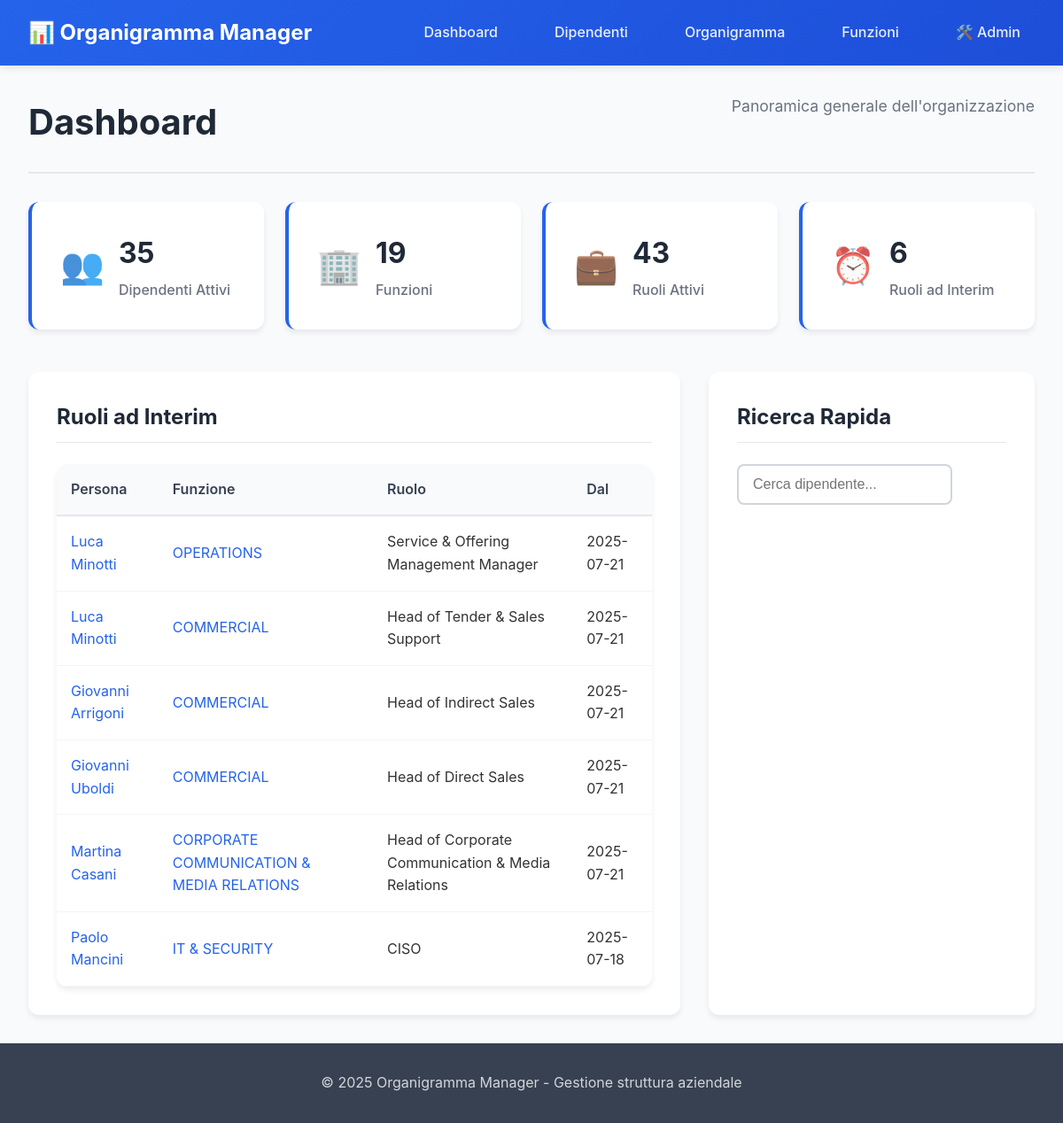
The page / on the database its author committed.
### tables this page shows
CREATE TABLE roles (
    id INTEGER PRIMARY KEY AUTOINCREMENT,
    person_name TEXT NOT NULL REFERENCES persons(name) ON DELETE CASCADE,
    function_name TEXT NOT NULL REFERENCES functions(name) ON DELETE CASCADE,
    organizational_unit TEXT,
    job_title_name TEXT REFERENCES job_titles(name),
    percentage REAL DEFAULT 1.0 CHECK (percentage > 0 AND percentage <= 1),
    ad_interim BOOLEAN DEFAULT FALSE,
    reports_to TEXT REFERENCES persons(name),
    start_date DATE DEFAULT CURRENT_DATE,
    end_date DATE,
    flags TEXT(25),
    created_at DATETIME DEFAULT CURRENT_TIMESTAMP,
    updated_at DATETIME DEFAULT CURRENT_TIMESTAMP,
    CONSTRAINT valid_dates CHECK (end_date IS NULL OR end_date >= start_date)
);

### src/ui/app.py (the view)
@app.get("/", response_class=HTMLResponse)
async def dashboard(request: Request):
    try:
        data = service.get_dashboard_data()
        return templates.TemplateResponse("dashboard.html", {
            "request": request,
            "title": "Dashboard",
            **data
        })
    except Exception as e:
        logger.error(f"Errore dashboard: {e}")
        raise HTTPException(500, "Errore interno del server")

### src/web/templates/dashboard.html (shortened to what this page needs)
{% extends "base.html" %}
{% block content %}
<div class="page-header">
    <h1>Dashboard</h1>
    <p class="page-subtitle">Panoramica generale dell'organizzazione</p>
</div>
<div class="stats-grid">
    <div class="stat-card">
        <div class="stat-icon">👥</div>
        <div class="stat-content">
            <h3>{{ stats.total_persons }}</h3>
            <p>Dipendenti Attivi</p>
        </div>
    </div>
    <div class="stat-card">
        <div class="stat-icon">🏢</div>
        <div class="stat-content">
            <h3>{{ stats.total_functions }}</h3>
            <p>Funzioni</p>
        </div>
    </div>
    <div class="stat-card">
        <div class="stat-icon">💼</div>
        <div class="stat-content">
            <h3>{{ stats.total_roles }}</h3>
            <p>Ruoli Attivi</p>
        </div>
    </div>
    <div class="stat-card">
        <div class="stat-icon">⏰</div>
        <div class="stat-content">
            <h3>{{ stats.interim_roles }}</h3>
            <p>Ruoli ad Interim</p>
        </div>
    </div>
</div>
<div class="dashboard-sections">
    <div class="dashboard-section">
        <h2>Ruoli ad Interim</h2>
        {% if interim_roles %}
        <div class="table-container">
            <table class="data-table">
                <thead>
                    <tr>
                        <th>Persona</th>
                        <th>Funzione</th>
                        <th>Ruolo</th>
                        <th>Dal</th>
                    </tr>
                </thead>
                <tbody>
                    {% for role in interim_roles %}
                    <tr>
                        <td><a href="/employee/{{ role.person_name }}">{{ role.person_name }}</a></td>
                        <td><a href="/function/{{ role.function_name }}">{{ role.function_name }}</a></td>
                        <td>{{ role.job_title_name or 'N/A' }}</td>
                        <td>{{ role.start_date or 'N/A' }}</td>
                    </tr>
                    {% endfor %}
                </tbody>
            </table>
        </div>
        {% else %}
        <p class="no-data">Nessun ruolo ad interim attivo</p>
        {% endif %}
    </div>
    <div class="dashboard-section">
        <h2>Ricerca Rapida</h2>
        <div class="search-container">
            <input type="text" id="quick-search" placeholder="Cerca dipendente..." class="search-input">
        </div>
    </div>
</div>
{% endblock %}

### src/web/static/style.css (style rules this page uses)
* { margin: 0; padding: 0; box-sizing: border-box; }
body { font-family: -apple-system, BlinkMacSystemFont, 'Segoe UI', Roboto, Oxygen, Ubuntu, Cantarell, sans-serif; line-height: 1.6; color: #333; background-color: #f8fafc; }
a { color: #2563eb; text-decoration: none; }
.page-header { margin-bottom: 2rem; border-bottom: 2px solid #e5e7eb; padding-bottom: 1rem; }
.page-header h1 { font-size: 2.5rem; font-weight: 700; color: #1f2937; margin-bottom: 0.5rem; }
.page-subtitle { font-size: 1.1rem; color: #6b7280; }
.stats-grid { display: grid; grid-template-columns: repeat(auto-fit, minmax(250px, 1fr)); gap: 1.5rem; margin-bottom: 3rem; }
.stat-card { background: white; padding: 2rem; border-radius: 12px; box-shadow: 0 4px 6px rgba(0, 0, 0, 0.07); display: flex; align-items: center; gap: 1rem; border-left: 4px solid #2563eb; transition: transform 0.2s, box-shadow 0.2s; }
.stat-icon { font-size: 2.5rem; opacity: 0.8; }
.stat-content h3 { font-size: 2rem; font-weight: 700; color: #1f2937; margin-bottom: 0.25rem; }
.stat-content p { color: #6b7280; font-weight: 500; }
.dashboard-sections { display: grid; grid-template-columns: 2fr 1fr; gap: 2rem; }
.dashboard-section { background: white; padding: 2rem; border-radius: 12px; box-shadow: 0 4px 6px rgba(0, 0, 0, 0.07); }
.dashboard-section h2 { color: #1f2937; margin-bottom: 1.5rem; padding-bottom: 0.5rem; border-bottom: 1px solid #e5e7eb; }
.search-section, .search-container { margin-bottom: 2rem; }
.search-input { flex: 1; padding: 0.75rem 1rem; border: 2px solid #d1d5db; border-radius: 8px; font-size: 1rem; transition: border-color 0.2s, box-shadow 0.2s; }
.table-container { background: white; border-radius: 12px; overflow: hidden; box-shadow: 0 4px 6px rgba(0, 0, 0, 0.07); }
.data-table { width: 100%; border-collapse: collapse; }
.data-table th { background: #f8fafc; color: #374151; font-weight: 600; padding: 1rem; text-align: left; border-bottom: 2px solid #e5e7eb; }
.data-table td { padding: 1rem; border-bottom: 1px solid #f3f4f6; }
.stat-card, .dashboard-section, .profile-section, .role-card { animation: fadeIn 0.3s ease-out; }

### src/web/static/admin.css (style rules this page uses)
.page-header { display: flex; justify-content: space-between; align-items: start; margin-bottom: 2rem; padding-bottom: 1rem; border-bottom: 2px solid #e5e7eb; }

### rows shown on the page
roles: person_name "Luca Minotti", function_name "OPERATIONS", job_title_name "Service & Offering Management Manager", start_date "2025-07-21"
roles: person_name "Luca Minotti", function_name "COMMERCIAL", job_title_name "Head of Tender & Sales Support", start_date "2025-07-21"
roles: person_name "Giovanni Arrigoni", function_name "COMMERCIAL", job_title_name "Head of Indirect Sales", start_date "2025-07-21"
roles: person_name "Giovanni Uboldi", function_name "COMMERCIAL", job_title_name "Head of Direct Sales", start_date "2025-07-21"
roles: person_name "Martina Casani", function_name "CORPORATE COMMUNICATION & MEDIA RELATIONS", job_title_name "Head of Corporate Communication & Media Relations", start_date "2025-07-21"
roles: person_name "Paolo Mancini", function_name "IT & SECURITY", job_title_name "CISO", start_date "2025-07-18"

### other values the page prints
{{ stats.total_persons }} "35"
{{ stats.total_functions }} "19"
{{ stats.total_roles }} "43"
{{ stats.interim_roles }} "6"
